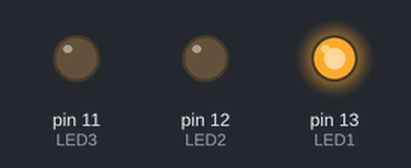
The sketch below on a simulated Arduino Uno, built with avr-gcc and run on an emulated ATmega328P. On the bench: output pins drawn as LEDs (lit = HIGH).

Above: at 0.05 s.
At 0.75 s:
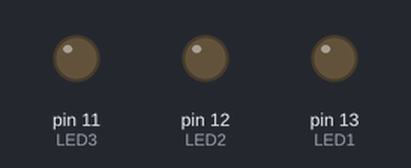
At 1.45 s:
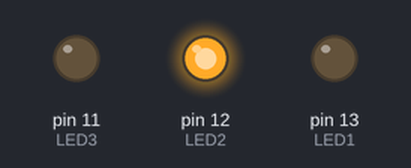
At 2.85 s:
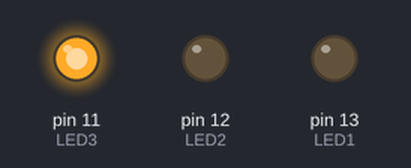
Timing chart, 0 to 3.1 s (numbered marks = the images above):
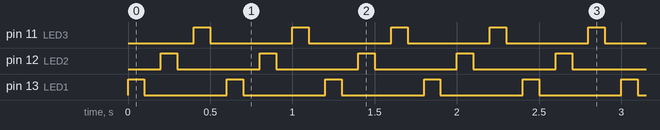

The sketch:

Sequential_blinking.ino
```cpp
/* A simple program to sequentially turn on and turn off 3 LEDs */

int LED1 = 13;
int LED2 = 12;
int LED3 = 11;

void setup() {
   pinMode(LED1, OUTPUT);
   pinMode(LED2, OUTPUT);
   pinMode(LED3, OUTPUT);
}


void loop() {
  digitalWrite(LED1, HIGH);
  delay(100);
  digitalWrite(LED1,LOW);
  delay(100);
  digitalWrite(LED2,HIGH);
  delay(100);
  digitalWrite(LED2,LOW);
  delay(100);
  digitalWrite(LED3,HIGH);
  delay(100);
  digitalWrite(LED3,LOW);
  delay(100);


}
```

Measured:
- by itself, pin 11 (LED3), pin 12 (LED2), pin 13 (LED1): alternates HIGH for 0.10 s and LOW for 0.50 s
